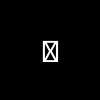
Frame 1 (no input)
Frame 60 (the mouse pressed at the canvas centre just before this capture): identical to frame 1, image omitted
Frame 120 (the mouse held since frame 60 and released just before this capture): identical to frame 1, image omitted

The Processing sketch that drew this single still picture (run headless with seeded random() and noise(); from frame 60 on, the mouse is pressed at the canvas centre):

// Processing sketch: ConsoleTyping
// ── ConsoleTyping.pde
/** console typing
 *  2016-09-13 Jeremy Douglass
 *  Processing 3.2.1
 */
void setup(){
  textAlign(CENTER,CENTER);
  textSize(32);
}
void draw(){
  background(0);
  text(key,width/2,height/2);
}
void keyTyped(){
  print(key);
}
